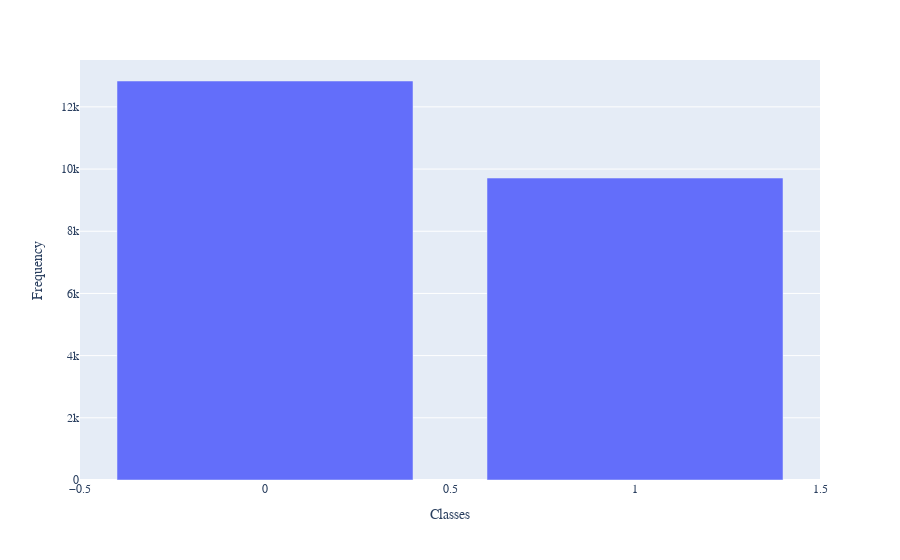

Notebook source saved alongside this figure:
### Code cell
# frequency of each class in testing
class_freq_test = df_test['class'].value_counts()
print(class_freq_test)

# viz for frequency
fig = px.bar(x = class_freq_test.keys(), y = class_freq_test.values)
fig.update_layout(font_family="Times New Roman", xaxis_title = "Classes", yaxis_title = "Frequency")

### Figure 1 — Plotly figure (JSON) as saved in the notebook; plotly's stock layout.template omitted (floating-point values rounded to 4 significant figures)
{"data": [{"alignmentgroup": "True", "hovertemplate": "x=%{x}<br>y=%{y}<extra></extra>", "legendgroup": "", "marker": {"color": "#636efa", "pattern": {"shape": ""}}, "name": "", "offsetgroup": "", "orientation": "v", "showlegend": false, "textposition": "auto", "type": "bar", "x": [0, 1], "xaxis": "x", "y": [12832, 9711], "yaxis": "y"}], "layout": {"barmode": "relative", "font": {"family": "Times New Roman"}, "legend": {"tracegroupgap": 0}, "margin": {"t": 60}, "xaxis": {"anchor": "y", "domain": [0, 1], "title": {"text": "Classes"}, "type": "linear", "range": [-0.5, 1.5], "autorange": true}, "yaxis": {"anchor": "x", "domain": [0, 1], "title": {"text": "Frequency"}, "type": "linear", "range": [0, 13510.0], "autorange": true}, "autosize": true}}
